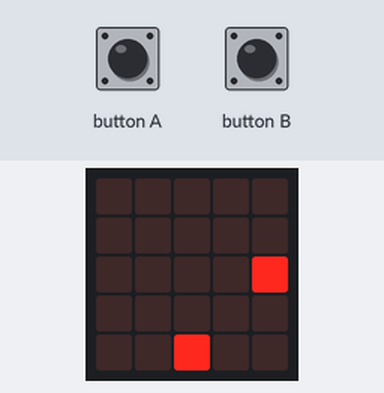
Bench run of a program on a simulated BBC micro:bit (MakeCode). Parts: the board's 5×5 LED display. The inputs (shaded band) are chosen by the test bench. Random numbers come from a fixed seed; the short countdown, score and lost-life animations are approximate.

Above: at 1.6 s.
1.7 s: button A pressed for 0.15 s
At 3.2 s:
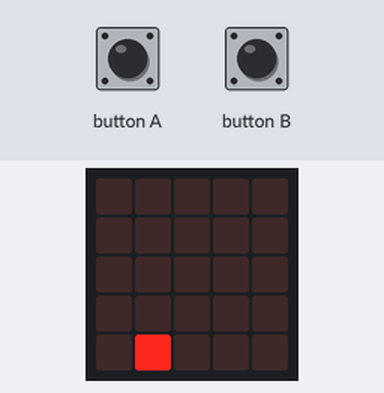
4.8 s: button B pressed for 0.15 s
At 5.3 s:
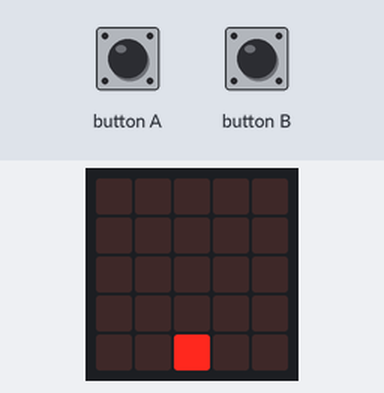
5.5 s: button A pressed for 0.15 s
At 5.77 s:
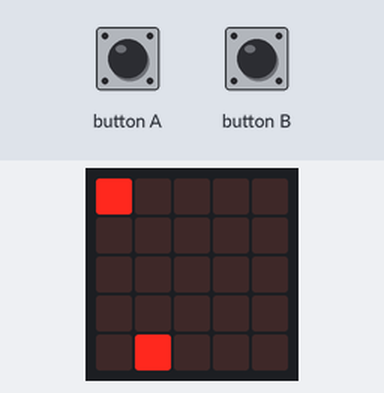
6.2 s: button B pressed for 0.15 s
At 6.57 s:
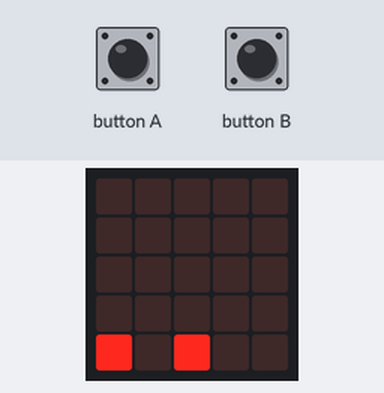
6.9 s: button A pressed for 0.15 s
At 7.4 s:
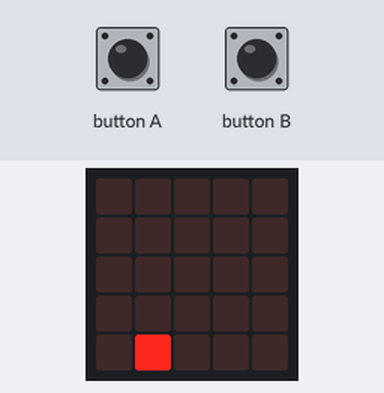
7.6 s: button B pressed for 0.15 s
At 8.04 s:
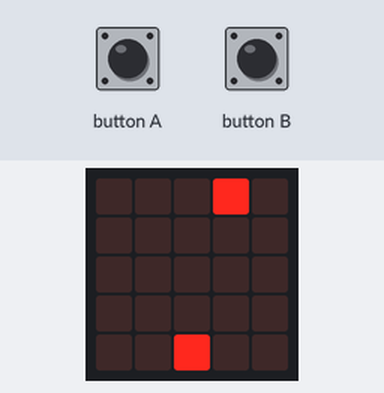
Timing chart, 0 to 10.6 s (numbered marks = the images above; inputs shaded):
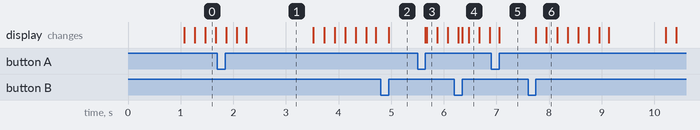

Measured:
- after the input at 4.8 s, the display: changes after 0.15 s (image 2)
- after the input at 6.9 s, the display: changes after 0.15 s (image 5)
- what the display in image 1 shows lasts 1.3 s, from 2.2 s to 3.5 s

The program:

main.ts
```typescript
input.onButtonPressed(Button.A, function () {
    jugador.change(LedSpriteProperty.X, -1)
})
input.onButtonPressed(Button.B, function () {
    jugador.change(LedSpriteProperty.X, 1)
})
let objeto: game.LedSprite = null
let jugador: game.LedSprite = null
jugador = game.createSprite(2, 4)
basic.forever(function () {
    basic.pause(randint(1000, 1500))
    objeto = game.createSprite(randint(0, 4), 0)
    for (let index = 0; index < 4; index++) {
        basic.pause(200)
        objeto.change(LedSpriteProperty.Y, 1)
    }
    if (objeto.isTouching(jugador)) {
        game.gameOver()
    }
    basic.pause(200)
    game.addScore(1)
    objeto.delete()
})
```

test.ts
```typescript
// aquí va el archivo "tests"; esto no se compilará cuando este paquete se utilice como una extensión.
```
